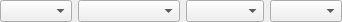
<?xml version="1.0" encoding="UTF-8"?>
<ui version="4.0">
 <class>processing_quad_selector</class>
 <widget class="QWidget" name="processing_quad_selector">
  <property name="geometry">
   <rect>
    <x>0</x>
    <y>0</y>
    <width>286</width>
    <height>22</height>
   </rect>
  </property>
  <layout class="QHBoxLayout" name="main_layout">
   <property name="leftMargin">
    <number>0</number>
   </property>
   <property name="topMargin">
    <number>0</number>
   </property>
   <property name="rightMargin">
    <number>0</number>
   </property>
   <property name="bottomMargin">
    <number>0</number>
   </property>
   <item>
    <widget class="QComboBox" name="cmbDemosaic">
     <property name="toolTip">
      <string>Demosaic</string>
     </property>
    </widget>
   </item>
   <item>
    <widget class="QComboBox" name="cmbRetrieval">
     <property name="toolTip">
      <string>Phase Retrieval</string>
     </property>
     <property name="sizeAdjustPolicy">
      <enum>QComboBox::AdjustToMinimumContentsLength</enum>
     </property>
     <property name="minimumContentsLength">
      <number>9</number>
     </property>
    </widget>
   </item>
   <item>
    <widget class="QComboBox" name="cmbProcessing">
     <property name="toolTip">
      <string>Post Processing</string>
     </property>
     <property name="sizeAdjustPolicy">
      <enum>QComboBox::AdjustToMinimumContentsLength</enum>
     </property>
     <property name="minimumContentsLength">
      <number>6</number>
     </property>
    </widget>
   </item>
   <item>
    <widget class="QComboBox" name="cmbDenoise">
     <property name="toolTip">
      <string>Denoise Mode</string>
     </property>
    </widget>
   </item>
  </layout>
 </widget>
 <resources/>
 <connections/>
</ui>
